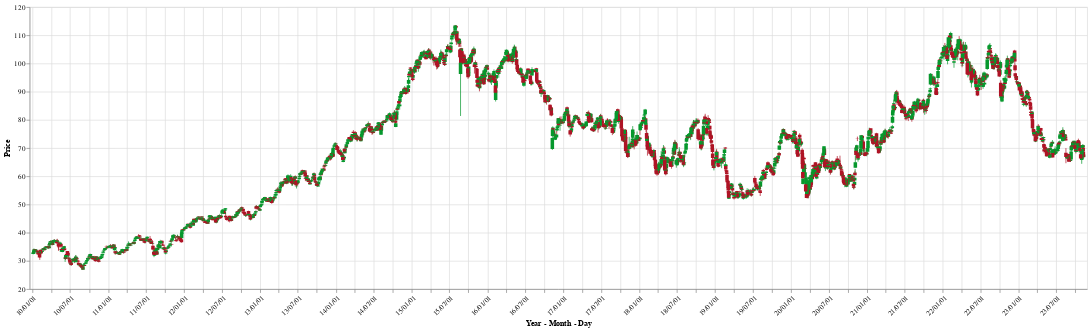

The code cell stored with this chart in its notebook:
### Markdown cell above
## Checking Data

### Code cell
# Create a line chart of the closing prices
open_close_color = alt.condition("datum.Open <= datum.Close",
                                 alt.value("#06982d"),
                                 alt.value("#ae1325"))

base = alt.Chart(data_df).encode(
    alt.X('Date:T',
          axis=alt.Axis(
              format='%y/%m/%d',
              labelAngle=-45,
              title='Year - Month - Day'
          )
    ),
    color=open_close_color
).interactive()

rule = base.mark_rule().encode(
    alt.Y(
        'Low:Q',
        title='Price',
        scale=alt.Scale(zero=False),
    ),
    alt.Y2('High:Q')
).properties(
    width=1500,
    height=400
)

bar = base.mark_bar().encode(
    alt.Y('Open:Q'),
    alt.Y2('Close:Q')
)


rule + bar

### Figure 1 — Vega-Lite specification as saved in the notebook (floating-point values rounded to 4 significant figures; data arrays with more than 128 entries replaced by an {"elided": "..."} marker saying what was removed)
{"config": {"view": {"continuousWidth": 300, "continuousHeight": 300}}, "layer": [{"mark": {"type": "rule"}, "encoding": {"color": {"condition": {"test": "datum.Open <= datum.Close", "value": "#06982d"}, "value": "#ae1325"}, "x": {"axis": {"format": "%y/%m/%d", "labelAngle": -45, "title": "Year - Month - Day"}, "field": "Date", "type": "temporal"}, "y": {"field": "Low", "scale": {"zero": false}, "title": "Price", "type": "quantitative"}, "y2": {"field": "High"}}, "name": "view_5"}, {"mark": {"type": "bar"}, "encoding": {"color": {"condition": {"test": "datum.Open <= datum.Close", "value": "#06982d"}, "value": "#ae1325"}, "x": {"axis": {"format": "%y/%m/%d", "labelAngle": -45, "title": "Year - Month - Day"}, "field": "Date", "type": "temporal"}, "y": {"field": "Open", "type": "quantitative"}, "y2": {"field": "Close"}}}], "data": {"name": "data-5b95abfcf525b3677596710ba7baaff0"}, "height": 400, "params": [{"name": "param_5", "select": {"type": "interval", "encodings": ["x", "y"]}, "bind": "scales", "views": ["view_5"]}], "width": 1500, "$schema": "https://vega.github.io/schema/vega-lite/v5.15.1.json", "datasets": {"data-5b95abfcf525b3677596710ba7baaff0": {"elided": "3489 records"}}}
